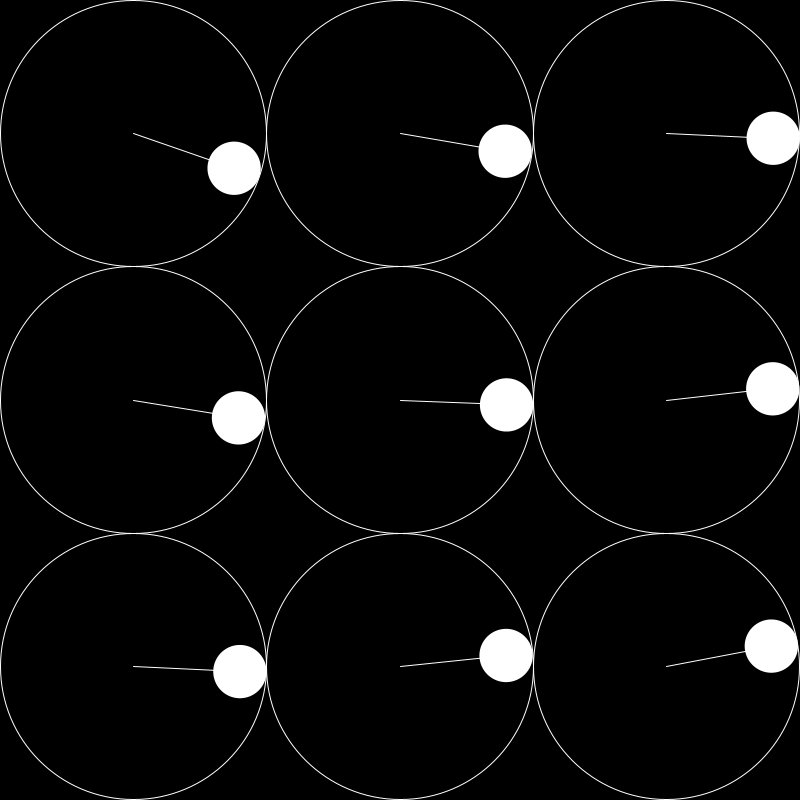
Frame 1 (no input)
Frame 60 (the mouse pressed at the canvas centre just before this capture): identical to frame 1, image omitted
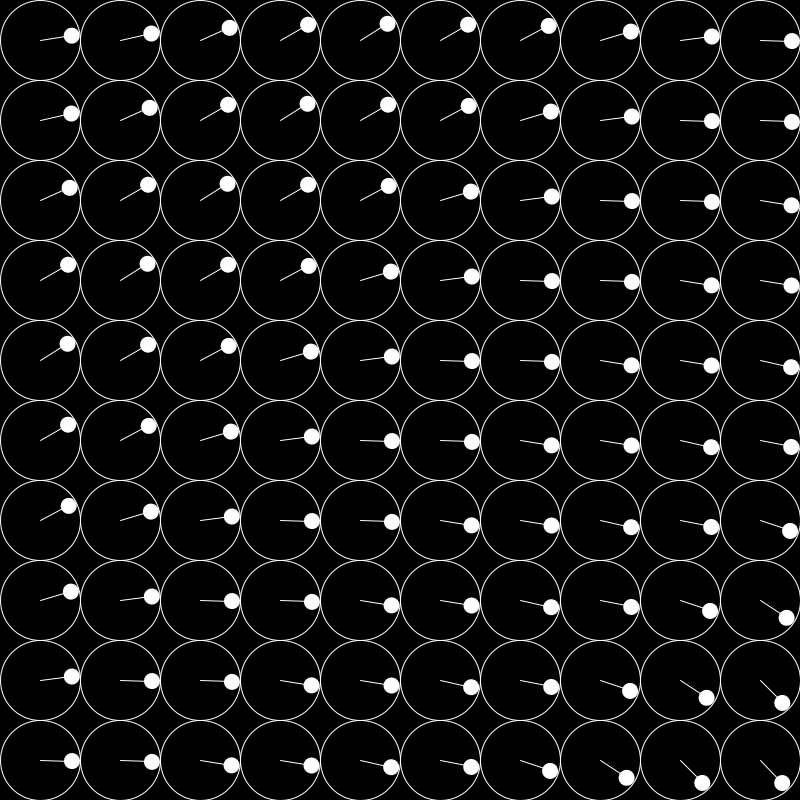
Frame 120 (the mouse held since frame 60 and released just before this capture)

The Processing sketch that drew these frames (run headless with seeded random() and noise(); from frame 60 on, the mouse is pressed at the canvas centre):

// Processing sketch: forAndRandomness
// ── forAndRandomness.pde
int tileNum;
float noiseMult = 0.001;

void setup() {
  size(800, 800);

}

void draw() {
  background(0);
  tileNum = int(map(mouseX, 0, width, 3, 16 + 1));
  noiseMult = pow(10, map(mouseY, 0, height, 1, -10));
  float tileSize = width / float(tileNum);
  for (int row = 0; row < tileNum; row++) {
    for (int col = 0; col < tileNum; col++) {
      float rectX = tileSize * col;
      float rectY = tileSize * row;
      float centerX = rectX + tileSize * .5;
      float centerY = rectY + tileSize * .5;
      float noiseVal = noise((col + row) * 0.1, mouseY * 0.01);

      noFill();
      stroke(255);
      circle(centerX, centerY, tileSize);
      pushMatrix();
      translate(centerX, centerY);
      stroke(255);
      rotate(radians(270 +(180 * noiseVal)));
      line(0, 0, tileSize * .8 *.5, 0);
      //
      float circleX = tileSize * .8 *.5;
      float circleY = 0;
      fill(255);
      noStroke();
      circle(circleX, circleY, tileSize * .2);
      popMatrix();
    }
  }
}
